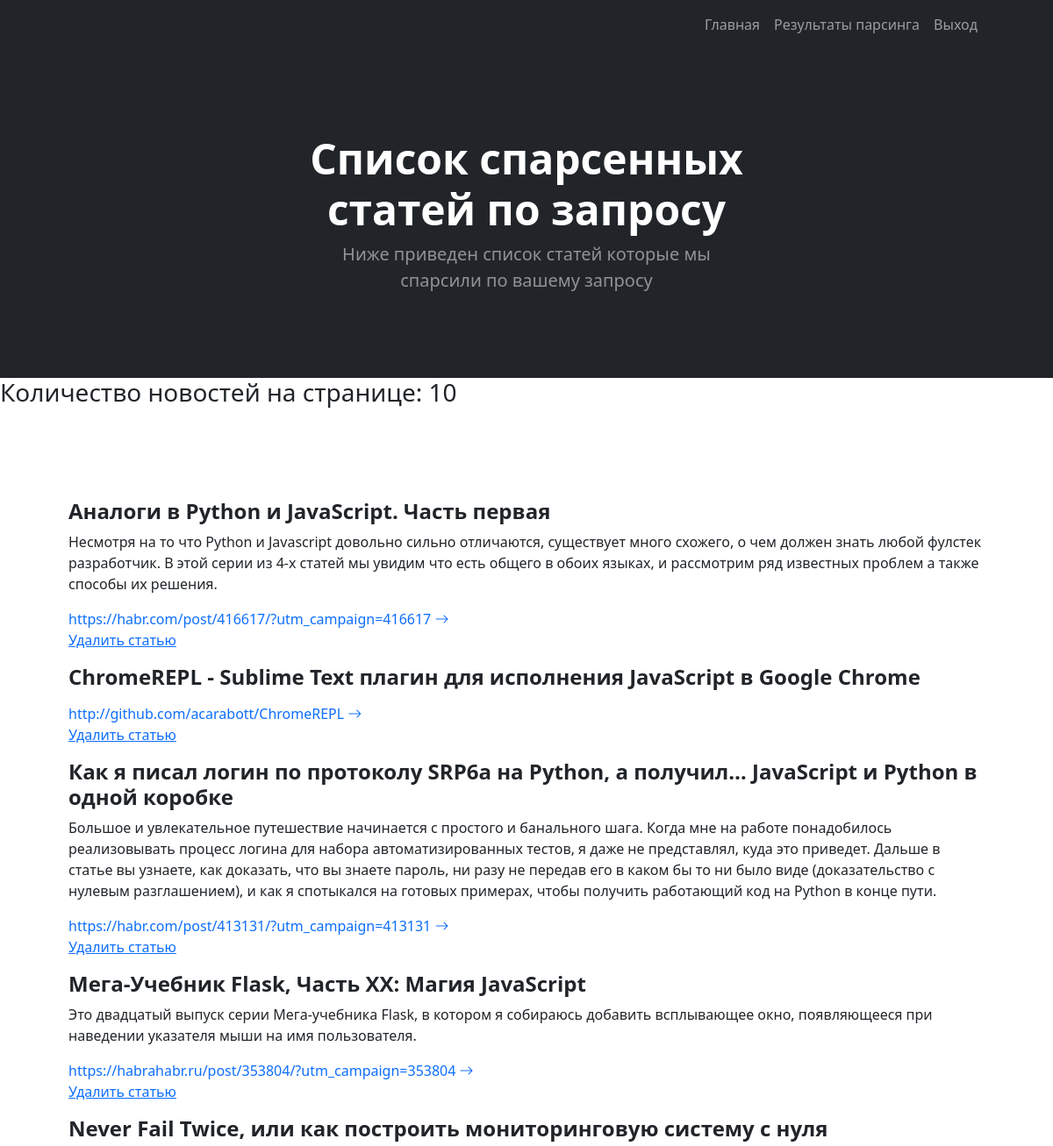
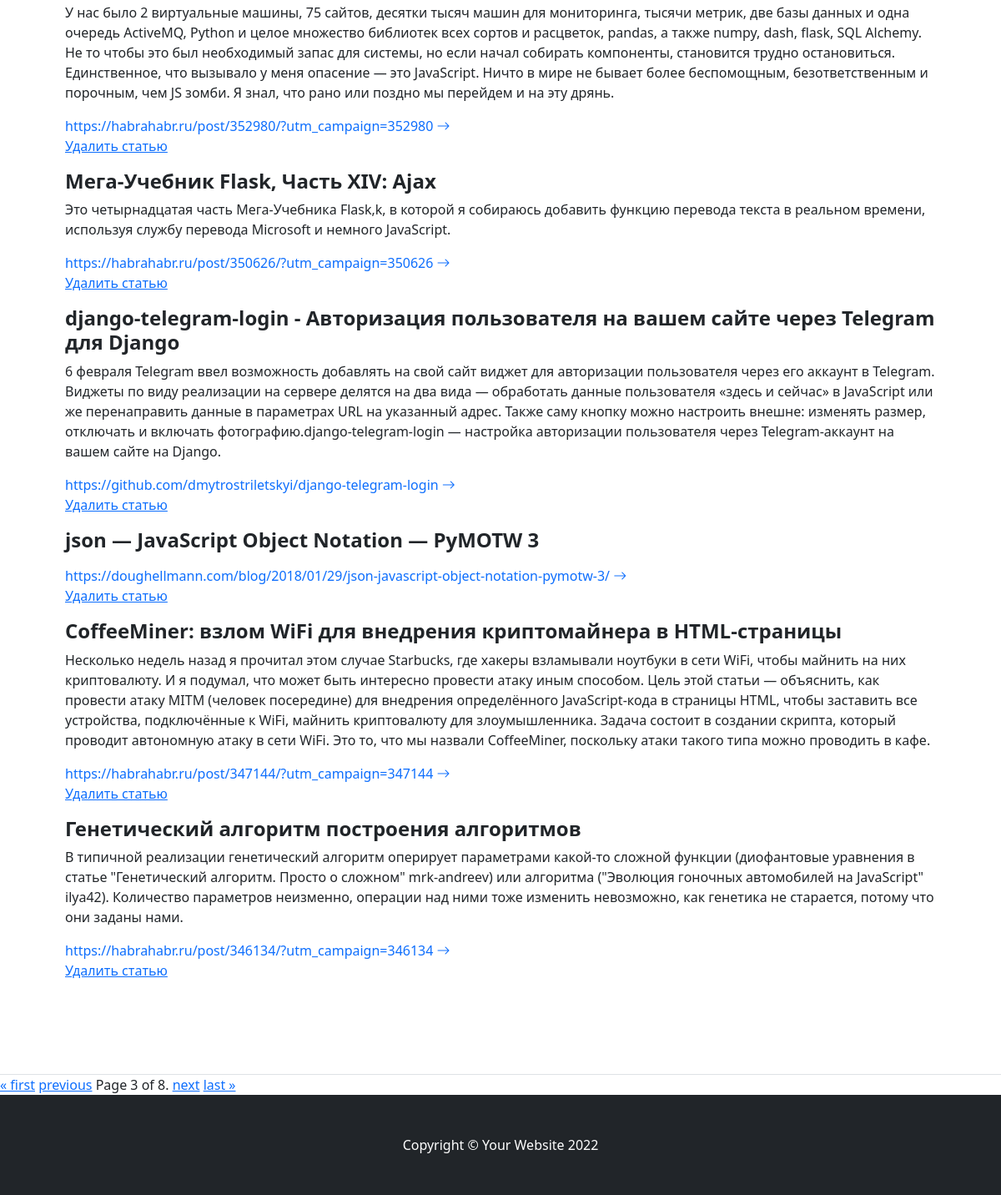
/result_bv/?page=3 (signed in), run on the app's committed database (2 pictures, top to bottom).
### data_base/models.py (models this page shows, shortened)
class News(models.Model):
    text = models.TextField()
    title = models.ForeignKey(Title, on_delete=models.CASCADE)
    url = models.ForeignKey(Url, on_delete=models.CASCADE)

class Title(models.Model):
    name = models.TextField()
    def __str__(self):
        return self.name

class Url(models.Model):
    name = models.URLField()
    def __str__(self):
        return self.name

### data_base/views.py (the view, shortened to what this page needs)
# urls.py: path('result_bv/', views.NewsListView.as_view(), name='result_bv'),
class NewsListView(UserPassesTestMixin, ListView):
    model = News
    template_name = 'data_base/result_bv.html'
    paginate_by = 10
    queryset = News.objects.select_related('title', 'url')
    def test_func(self):
        return self.request.user.is_superuser

### data_base/templates/data_base/result_bv.html (shortened to what this page needs)
{% extends "base.html" %}
{% block header %}
        <header class="bg-dark py-5">
            <div class="container px-5">
                <div class="row gx-5 justify-content-center">
                    <div class="col-lg-6">
                        <div class="text-center my-5">
                            <h1 class="display-5 fw-bolder text-white mb-2">Список спарсенных статей по запросу</h1>
                            <p class="lead text-white-50 mb-4">Ниже приведен список статей которые мы спарсили по вашему запросу</p>
                        </div>
                    </div>
                </div>
            </div>
        </header>
{% endblock%}
{% block content %}
        <h3>Количество новостей на странице: {{object_list|length}}</h3>
        <section class="py-5 border-bottom" id="features">
            <div class="container px-5 my-5">
                <div class="row gx-5">
                    {% for item in object_list %}
                    <div>
                        <h2 class="h4 fw-bolder">{{item.title}}</h2>
                        <p>{{item.text}}</p>
                        <a class="text-decoration-none" href="{{item.url}}">
                            {{item.url}}
                            <i class="bi bi-arrow-right"></i>
                        </a>
                        <p><a href = "{% url 'data_base:news_delete' pk=item.pk %}">Удалить статью</a></p>
                     {% endfor %}
                    </div>
                </div>
            </div>
        </section>
            <div class="pagination">
            <span class="step-links">
        {% if page_obj.has_previous %}
            <a href="?page=1">&laquo; first</a>
            <a href="?page={{ page_obj.previous_page_number }}">previous</a>
        {% endif %}
        <span class="current">
            Page {{ page_obj.number }} of {{ page_obj.paginator.num_pages }}.
        </span>
        {% if page_obj.has_next %}
            <a href="?page={{ page_obj.next_page_number }}">next</a>
            <a href="?page={{ page_obj.paginator.num_pages }}">last &raquo;</a>
        {% endif %}
    </span>
</div>
{% endblock%}

### data on the page
News: title "Аналоги в Python и JavaScript. Часть первая", text "Несмотря на то что Python и Javascript довольно сильно отличаются, существует много схожего, о чем должен знать любой фулстек разработчик. В этой серии из 4-х статей мы увидим что есть общего в обоих языках, и рассмотрим ряд известных проблем а также способы их решения.", url "https://habr.com/post/416617/?utm_campaign=416617"
News: title "ChromeREPL - Sublime Text плагин для исполнения JavaScript в Google Chrome", url "http://github.com/acarabott/ChromeREPL"
News: title "Как я писал логин по протоколу SRP6a на Python, а получил… JavaScript и Python в одной коробке", text "Большое и увлекательное путешествие начинается с простого и банального шага. Когда мне на работе понадобилось реализовывать процесс логина для набора автоматизированных тестов, я даже не представлял, куда это приведет. Дальше в статье вы узнаете, как доказать, что вы знаете пароль, ни разу не передав его в каком бы то ни было виде (доказательство с нулевым разглашением), и как я спотыкался на готовых примерах, чтобы получить работающий код на Python в конце пути.", url "https://habr.com/post/413131/?utm_campaign=413131"
News: title "Мега-Учебник Flask, Часть XX: Магия JavaScript", text "Это двадцатый выпуск серии Мега-учебника Flask, в котором я собираюсь добавить всплывающее окно, появляющееся при наведении указателя мыши на имя пользователя.", url "https://habrahabr.ru/post/353804/?utm_campaign=353804"
News: title "Never Fail Twice, или как построить мониторинговую систему с нуля", text "У нас было 2 виртуальные машины, 75 сайтов, десятки тысяч машин для мониторинга, тысячи метрик, две базы данных и одна очередь ActiveMQ, Python и целое множество библиотек всех сортов и расцветок, pandas, а также numpy, dash, flask, SQL Alchemy. Не то чтобы это был необходимый запас для системы, но если начал собирать компоненты, становится трудно остановиться. Единственное, что вызывало у меня опасение — это JavaScript. Ничто в мире не бывает более беспомощным, безответственным и порочным, чем JS зомби. Я знал, что рано или поздно мы перейдем и на эту дрянь.", url "https://habrahabr.ru/post/352980/?utm_campaign=352980"
News: title "Мега-Учебник Flask, Часть XIV: Ajax", text "Это четырнадцатая часть Мега-Учебника Flask,k, в которой я собираюсь добавить функцию перевода текста в реальном времени, используя службу перевода Microsoft и немного JavaScript.", url "https://habrahabr.ru/post/350626/?utm_campaign=350626"
News: title "django-telegram-login - Авторизация пользователя на вашем сайте через Telegram для Django", text "6 февраля Telegram ввел возможность добавлять на свой сайт виджет для авторизации пользователя через его аккаунт в Telegram. Виджеты по виду реализации на сервере делятся на два вида — обработать данные пользователя «здесь и сейчас» в JavaScript или же перенаправить данные в параметрах URL на указанный адрес. Также саму кнопку можно настроить внешне: изменять размер, отключать и включать фотографию.django-telegram-login — настройка авторизации пользователя через Telegram-аккаунт на вашем сайте на Django.", url "https://github.com/dmytrostriletskyi/django-telegram-login"
News: title "json — JavaScript Object Notation — PyMOTW 3", url "https://doughellmann.com/blog/2018/01/29/json-javascript-object-notation-pymotw-3/"
News: title "CoffeeMiner: взлом WiFi для внедрения криптомайнера в HTML-страницы", text "Несколько недель назад я прочитал этом случае Starbucks, где хакеры взламывали ноутбуки в сети WiFi, чтобы майнить на них криптовалюту. И я подумал, что может быть интересно провести атаку иным способом. Цель этой статьи — объяснить, как провести атаку MITM (человек посередине) для внедрения определённого JavaScript-кода в страницы HTML, чтобы заставить все устройства, подключённые к WiFi, майнить криптовалюту для злоумышленника. Задача состоит в создании скрипта, который проводит автономную атаку в сети WiFi. Это то, что мы назвали CoffeeMiner, поскольку атаки такого типа можно проводить в кафе.", url "https://habrahabr.ru/post/347144/?utm_campaign=347144"
News: title "Генетический алгоритм построения алгоритмов", text "В типичной реализации генетический алгоритм оперирует параметрами какой-то сложной функции (диофантовые уравнения в статье \"Генетический алгоритм. Просто о сложном\" mrk-andreev) или алгоритма (\"Эволюция гоночных автомобилей на JavaScript\" ilya42). Количество параметров неизменно, операции над ними тоже изменить невозможно, как генетика не старается, потому что они заданы нами.", url "https://habrahabr.ru/post/346134/?utm_campaign=346134"

### other printed values
{{ object_list|length }} "10"
{{ page_obj.number }} "3"
{{ page_obj.paginator.num_pages }} "8"
